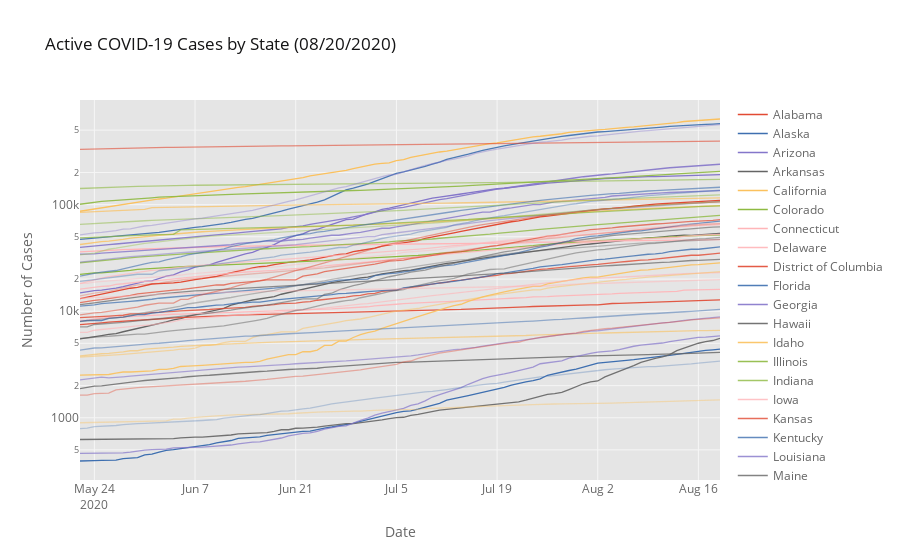

Notebook code for this chart:
### Code cell
# plot active cases by state
states_active = grouped_states.reset_index().pivot(index='Date', columns='State', values='Active').iplot(
    kind='lines', yaxis_type='log', theme='ggplot', connectgaps=True, asFigure=True,
    title='Active COVID-19 Cases by State ({})'.format(today), yaxis_title='Number of Cases', xaxis_title='Date')

states_active
